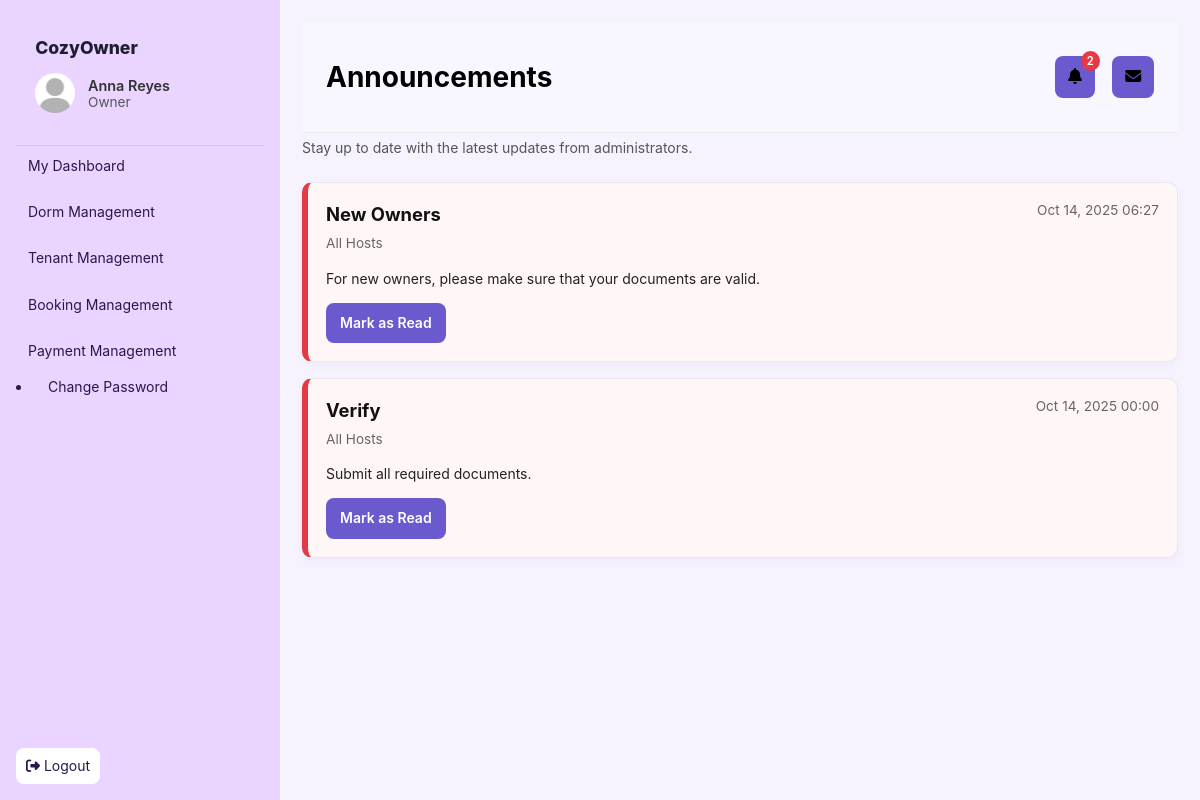
Page /Main/modules/owner/owner_announcements.php (signed in) on the earlier database version.
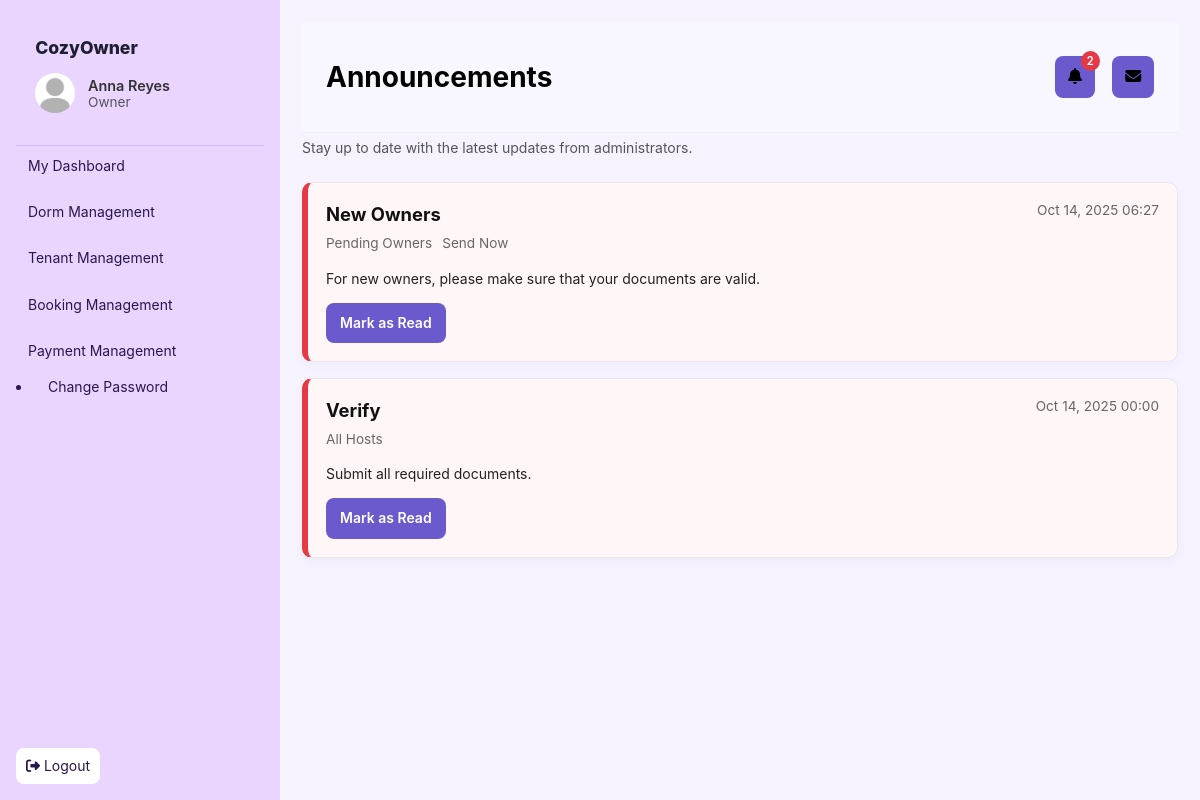
Same page on the later database version.
### tables this page shows
CREATE TABLE `announcements` (
  `id` int(11) NOT NULL,
  `sender_id` int(11) DEFAULT NULL,
  `title` varchar(255) NOT NULL,
  `message` text NOT NULL,
  `audience` enum('All Hosts','Verified Owners','Pending Owners') DEFAULT 'All Hosts',
  `send_option` enum('Send Now','Schedule') DEFAULT 'Send Now',
  `created_at` timestamp NOT NULL DEFAULT current_timestamp(),
  `recipient_type` enum('all','owners','students','custom') DEFAULT 'all'
);

### Main/modules/owner/owner_announcements.php (the view, shortened to what this page needs)
<?php
include __DIR__ . '/../../partials/header.php';
$owner_id = $_SESSION['user']['user_id'];
$sql = "
    SELECT a.id, a.title, a.message, a.audience, a.send_option, a.created_at,
           ar.read_at
    FROM announcements a
    LEFT JOIN announcement_reads ar
      ON a.id = ar.announcement_id AND ar.user_id = ?
    WHERE a.audience = 'All Hosts'
       OR a.audience IN ('Verified Owners','Pending Owners')
    ORDER BY a.created_at DESC
";
$stmt = $pdo->prepare($sql);
$stmt->execute([$owner_id]);
$announcements = $stmt->fetchAll(PDO::FETCH_ASSOC);
?>
<div class="page-header">
  <p>Stay up to date with the latest updates from administrators.</p>
</div>
<div class="announcements-list">
  <?php if ($announcements): ?>
    <?php foreach ($announcements as $a): ?>
      <article class="announcement-card <?= $a['read_at'] ? 'read' : 'unread' ?>">
        <div class="announcement-top">
          <div class="announcement-left">
            <h2 class="announcement-title"><?= htmlspecialchars($a['title']) ?></h2>
            <div class="announcement-meta-small">
              <span class="audience"><?= htmlspecialchars($a['audience']) ?></span>
              <span class="send-option"><?= htmlspecialchars($a['send_option']) ?></span>
            </div>
          </div>
          <div class="announcement-right">
            <time class="announcement-time"><?= htmlspecialchars(date("M d, Y H:i", strtotime($a['created_at']))) ?></time>
          </div>
        </div>
        <div class="announcement-body">
          <p><?= nl2br(htmlspecialchars($a['message'])) ?></p>
        </div>
        <div class="announcement-meta-row">
          <div class="announcement-actions">
            <?php if (!$a['read_at']): ?>
              <a class="btn-primary mark-read" href="?read=<?= $a['id'] ?>">Mark as Read</a>
            <?php else: ?>
              <span class="status-read">✓ Read</span>
            <?php endif; ?>
          </div>
        </div>
      </article>
    <?php endforeach; ?>
  <?php else: ?>
    <p><em>No announcements available at the moment.</em></p>
  <?php endif; ?>
</div>

Differences in the rows shown:
changed announcements "New Owners": audience "All Hosts" → "Pending Owners"; send_option (not shown) → "Send Now"
